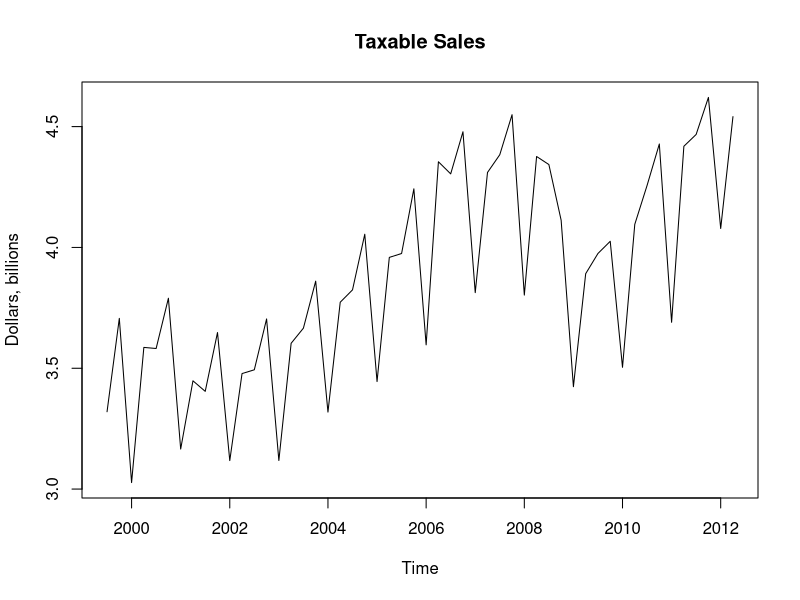
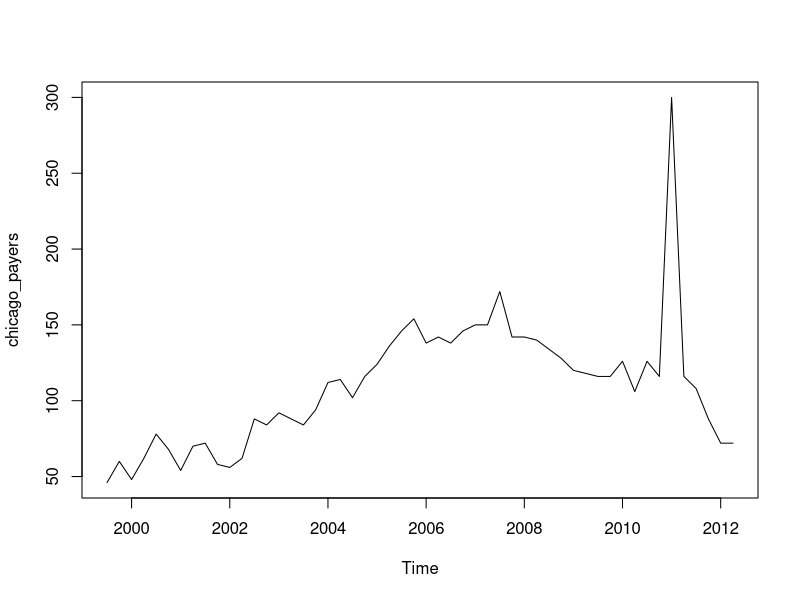

Write R code to recreate these figures, in order.
taxes <- read.csv("taxes.csv", header=TRUE)

chicago_tax <- taxes[taxes$tax_type == "HMR",]

chicago_total <- aggregate(chicago_tax$total,
                           by=list(paste(chicago_tax$year,
                             chicago_tax$quarter)),
                           FUN=sum,
                           na.rm=TRUE)

chicago_payers <- aggregate(chicago_tax$number_taxpayers,
                            by=list(paste(chicago_tax$year,
                              chicago_tax$quarter)),
                            FUN=sum,
                            na.rm=TRUE)

chicago_total <- ts(chicago_total$x, c(1999,3), c(2012,2), 4)
chicago_payers <- ts(chicago_payers$x, c(1999,3), c(2012,2), 4)

tax_rate = c(rep(.01, 24), rep(.0125, 28))

plot((chicago_total/tax_rate)/1000000000, ylab="Dollars, billions", main="Taxable Sales")

plot(chicago_payers)

